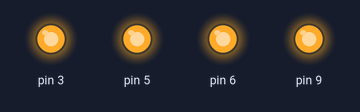
The sketch below on a simulated Arduino Uno, built with avr-gcc and run on an emulated ATmega328P. Shown: output pins drawn as LEDs (lit = HIGH).

Above: at 0.1 s.
At 6.1 s:
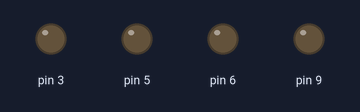
Timing chart, 0 to 7.6 s (numbered marks = the images above):
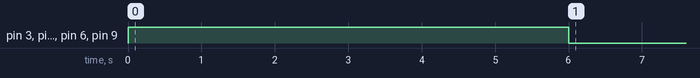

The sketch:

qurd1.0.ino
```cpp
//3,5,6,9
int x=255;

void setup() {
  // put your setup code here, to run once:
pinMode(3,OUTPUT);
pinMode(5,OUTPUT);
pinMode(6,OUTPUT);
pinMode(9,OUTPUT);
}

void loop() {
  // put your main code here, to run repeatedly:
analogWrite(3,x);
analogWrite(5,x);
analogWrite(6,x);
analogWrite(9,x);

delay(6000);

x=0;


analogWrite(3,x);
analogWrite(5,x);
analogWrite(6,x);
analogWrite(9,x);
}
```

Measured:
- by itself, pin 3, pin 5, pin 6, pin 9: LOW → HIGH at 0.00 s, → LOW 6.0 s later
